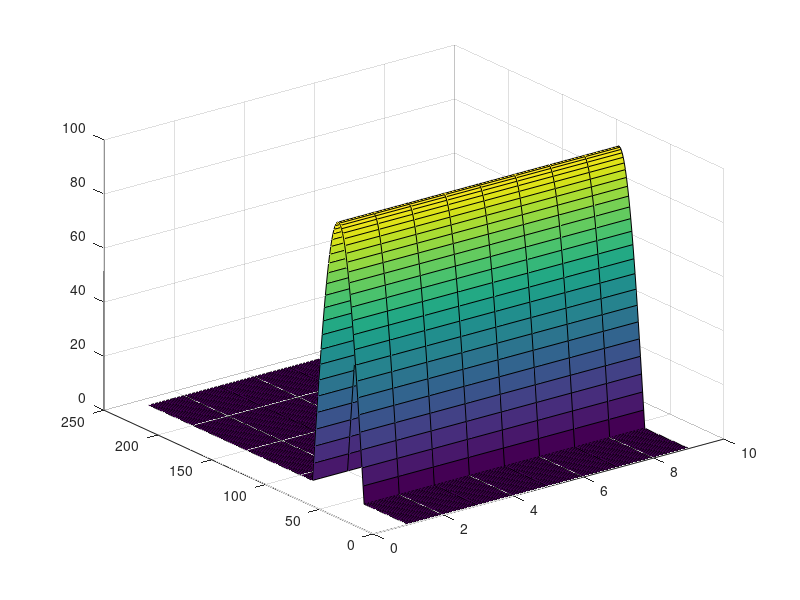

Write MATLAB code to recreate this figure. (Note: this script raises an error after producing the figure.)
function Output = PinST_explicit_driver()
%% Parameters
h = 1.25;
dt = 1;
Max = 300;
x = 0:h:Max;
l = length(x);
N = 128;
Y = zeros(1, l);
for i = 1:length(x)
    if x(i) >= 50 && x(i) <= 110
        Y(i) = 100*sin(pi*(x(i)-50)/60);
    end
end
fc_ratio = 2;
level = 3;
num_processors = 8;
tol = 0.3;
Y = repmat(Y,1,num_processors + 1);

figure;
Z = reshape(Y, l, num_processors + 1);
surf(Z)
pause(0.5);

%% Initialization
Y = PinST_initialization(Y, h, dt, N, num_processors, fc_ratio, level);
Z = reshape(Y, l, num_processors + 1);
surf(Z)
pause(0.5);

%% Parallel update by explicit PinST
last_time_step = Z(:, num_processors + 1);
iter_num = num_processors + 1;
for i = level - 1 : -1 : 0
    for j = 1:iter_num
        Y = PinST_relaxation(Y, h, dt, N, fc_ratio, i, level, num_processors);
        Z = reshape(Y, l, num_processors + 1);
        this_time_step = Z(:, num_processors + 1);
        error = sum(abs(last_time_step - this_time_step)) / l;
        disp(strcat("error = ", num2str(error)));
        if error < tol
            disp(strcat("In level ", int2str(i), ", iteration number is ", int2str(j)));
            break;
        end
        last_time_step = this_time_step;
        surf(Z)
        pause(0.5);
    end
end

%% Plot result comparison
% Plot exact result
figure;
A = zeros(1, l);
for i = 1:length(x)
    if x(i) >= 50+N && x(i) <= 110+N
        A(i) = 100*sin(pi*(x(i)-50-N)/60);
    end
end
subplot(2,1,1)
plot(x, A, "LineWidth", 2);
hold on

% Plot Lax-Wendroff result
B = zeros(1, l);
for i = 1:length(x)
    if x(i) >= 50 && x(i) <= 110
        B(i) = 100*sin(pi*(x(i)-50)/60);
    end
end
for i = 1:N
    B = Lax_Wendroff(B, h, dt);
end
plot(x, B, "LineWidth", 2);

% Plot explicit PinST result
plot(x, Z(:, num_processors + 1), "LineWidth", 2);

title(strcat("Result Comparison (tol = ", num2str(tol), ")"), "FontSize", 20);
legend("Theoretical", "Lax-Wendroff", "Multilevel Parareal", "Location", "northwest", "FontSize", 15);

%% Plot error comparison
subplot(2,1,2)
plot(x, abs(A-A), "LineWidth", 2);
hold on;
plot(x, abs(A-B), "LineWidth", 2);
plot(x, abs(A-Z(:, num_processors + 1)'), "LineWidth", 2);
title("Error Comparison", "FontSize", 20);
legend("Theoretical", "Lax-Wendroff", "Multilevel Parareal", "Location", "northwest", "FontSize", 15);

%% Output last result
Output = Z(:,num_processors + 1)';

end